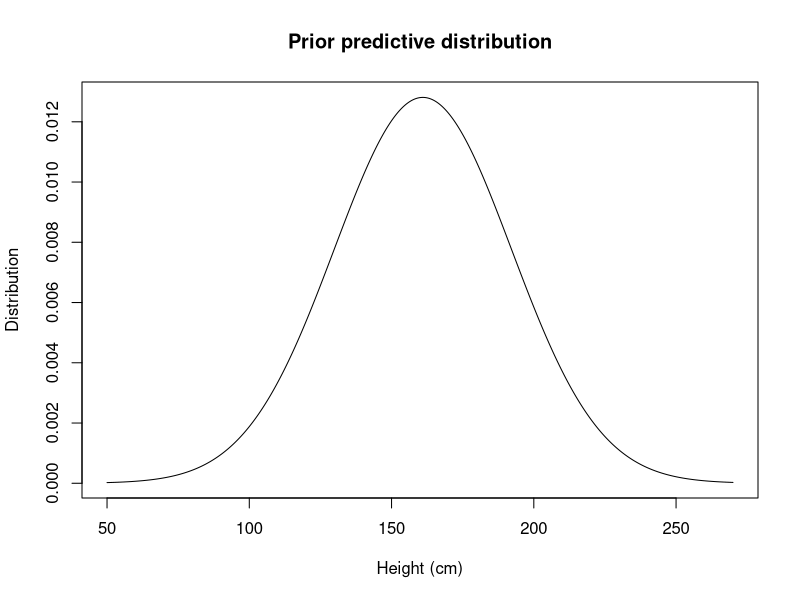
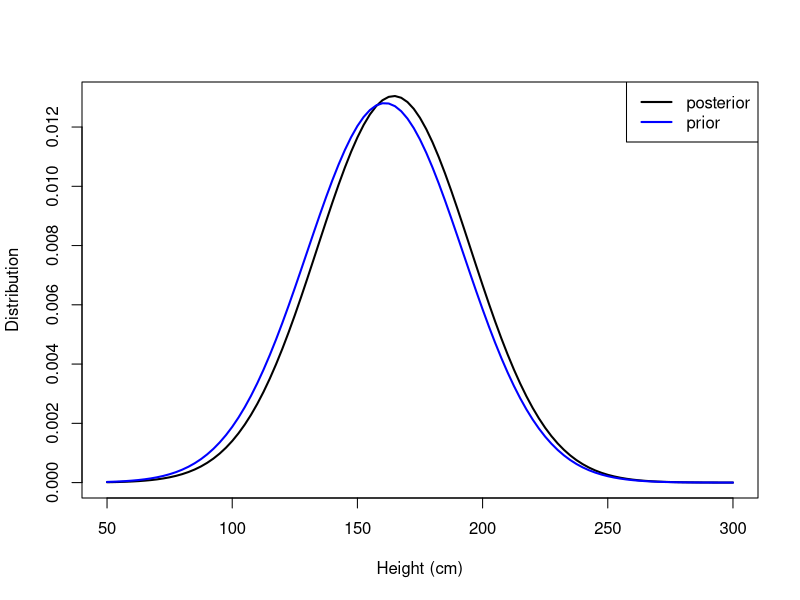

These charts were generated, in order, by the following R code:
## ---- chunk 1
knitr::opts_chunk$set(echo = TRUE)
## ---- chunk 2
my_mu <- 161
my_lambda <- 1/70
my_kappa <- 1/900
my_seq <- seq(50, 270, by = 0.01)
plot(my_seq, dnorm(my_seq, mean = my_mu, sd = sqrt(1/my_lambda+1/my_kappa)), type = "l", main = "Prior predictive distribution", xlab = "Height (cm)", ylab = "Distribution")
expect <- my_mu
stand_dev <- sqrt(1/my_lambda + 1/my_kappa)
prob <- 1-pnorm(200, mean = my_mu, sd = sqrt(1/my_lambda + 1/my_kappa))
## ---- chunk 3
obs <- c(166, 168, 168, 177, 160, 170, 172, 159, 175, 164, 175, 167, 164)
n <- length(obs)
mean_obs <- mean(obs)

mu_post <- (my_kappa*n*mean_obs+my_lambda*my_mu)/(n*my_kappa+my_lambda)
lambda_post <- n*my_kappa+my_lambda

curve(dnorm(x, mean = mu_post, sd = sqrt(1/lambda_post+1/my_kappa)), xlab = "Height (cm)", ylab = "Distribution", from = 50, to = 300, lwd = 2, col = "black", ylim = c(0,0.013))
curve(dnorm(x, mean = my_mu, sd = sqrt(1/my_lambda+1/my_kappa)), from = 50, to = 300, lwd = 2, add = TRUE, col = "blue")
legend("topright", legend = c("posterior", "prior"), col = c("black", "blue"), lwd = 2)

prob_post <- 1-pnorm(200, mean = mu_post, sd = sqrt(1/lambda_post+1/my_kappa))

